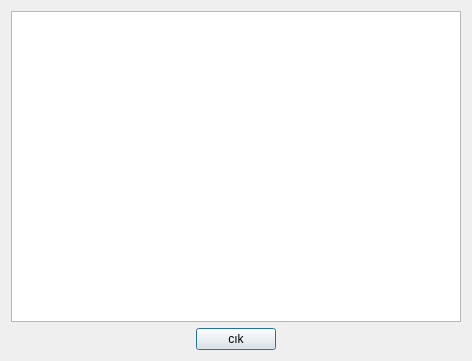
<?xml version="1.0" encoding="UTF-8"?>
<ui version="4.0">
 <class>analizFormlari</class>
 <widget class="QDialog" name="analizFormlari">
  <property name="geometry">
   <rect>
    <x>0</x>
    <y>0</y>
    <width>472</width>
    <height>361</height>
   </rect>
  </property>
  <property name="windowTitle">
   <string>Dialog</string>
  </property>
  <layout class="QGridLayout" name="gridLayout">
   <item row="0" column="0">
    <widget class="QTableWidget" name="tableWidget"/>
   </item>
   <item row="1" column="0">
    <layout class="QHBoxLayout" name="horizontalLayout">
     <item>
      <spacer name="horizontalSpacer_2">
       <property name="orientation">
        <enum>Qt::Horizontal</enum>
       </property>
       <property name="sizeHint" stdset="0">
        <size>
         <width>40</width>
         <height>20</height>
        </size>
       </property>
      </spacer>
     </item>
     <item>
      <widget class="QPushButton" name="pushButton">
       <property name="text">
        <string>cık</string>
       </property>
      </widget>
     </item>
     <item>
      <spacer name="horizontalSpacer">
       <property name="orientation">
        <enum>Qt::Horizontal</enum>
       </property>
       <property name="sizeHint" stdset="0">
        <size>
         <width>40</width>
         <height>20</height>
        </size>
       </property>
      </spacer>
     </item>
    </layout>
   </item>
  </layout>
 </widget>
 <resources/>
 <connections/>
</ui>
